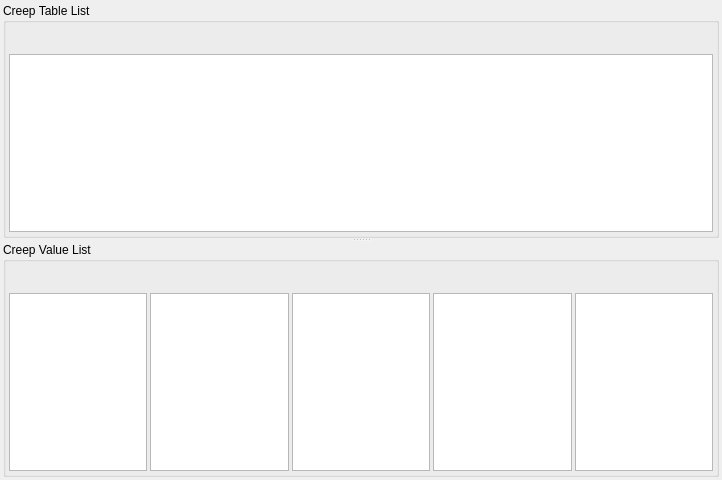
<?xml version="1.0" encoding="UTF-8"?>
<ui version="4.0">
 <class>STD_MatCreepWidget</class>
 <widget class="QWidget" name="STD_MatCreepWidget">
  <property name="geometry">
   <rect>
    <x>0</x>
    <y>0</y>
    <width>722</width>
    <height>480</height>
   </rect>
  </property>
  <property name="windowTitle">
   <string>Form</string>
  </property>
  <layout class="QGridLayout" name="gridLayout_3">
   <property name="leftMargin">
    <number>3</number>
   </property>
   <property name="topMargin">
    <number>3</number>
   </property>
   <property name="rightMargin">
    <number>3</number>
   </property>
   <property name="bottomMargin">
    <number>3</number>
   </property>
   <property name="spacing">
    <number>3</number>
   </property>
   <item row="0" column="0">
    <widget class="QSplitter" name="splitter">
     <property name="orientation">
      <enum>Qt::Vertical</enum>
     </property>
     <widget class="QGroupBox" name="gbCreepTable">
      <property name="title">
       <string>Creep Table List</string>
      </property>
      <layout class="QGridLayout" name="gridLayout">
       <property name="leftMargin">
        <number>3</number>
       </property>
       <property name="topMargin">
        <number>3</number>
       </property>
       <property name="rightMargin">
        <number>3</number>
       </property>
       <property name="bottomMargin">
        <number>3</number>
       </property>
       <property name="spacing">
        <number>3</number>
       </property>
       <item row="0" column="0">
        <widget class="RB_ToolButtonBar" name="tbbCreepTable" native="true">
         <property name="minimumSize">
          <size>
           <width>0</width>
           <height>25</height>
          </size>
         </property>
         <property name="maximumSize">
          <size>
           <width>16777215</width>
           <height>25</height>
          </size>
         </property>
        </widget>
       </item>
       <item row="1" column="0">
        <widget class="RB_TableView" name="tvCreepTable"/>
       </item>
      </layout>
     </widget>
     <widget class="QGroupBox" name="gbCreepValue">
      <property name="title">
       <string>Creep Value List</string>
      </property>
      <layout class="QGridLayout" name="gridLayout_2">
       <property name="leftMargin">
        <number>3</number>
       </property>
       <property name="topMargin">
        <number>3</number>
       </property>
       <property name="rightMargin">
        <number>3</number>
       </property>
       <property name="bottomMargin">
        <number>3</number>
       </property>
       <property name="spacing">
        <number>3</number>
       </property>
       <item row="0" column="0">
        <widget class="RB_ToolButtonBar" name="tbbRp10T100kh" native="true">
         <property name="minimumSize">
          <size>
           <width>0</width>
           <height>25</height>
          </size>
         </property>
         <property name="maximumSize">
          <size>
           <width>16777215</width>
           <height>25</height>
          </size>
         </property>
        </widget>
       </item>
       <item row="0" column="1">
        <widget class="RB_ToolButtonBar" name="tbbRp10T10kh" native="true">
         <property name="minimumSize">
          <size>
           <width>0</width>
           <height>25</height>
          </size>
         </property>
         <property name="maximumSize">
          <size>
           <width>16777215</width>
           <height>25</height>
          </size>
         </property>
        </widget>
       </item>
       <item row="0" column="2">
        <widget class="RB_ToolButtonBar" name="tbbRpT100kh" native="true">
         <property name="minimumSize">
          <size>
           <width>0</width>
           <height>25</height>
          </size>
         </property>
         <property name="maximumSize">
          <size>
           <width>16777215</width>
           <height>25</height>
          </size>
         </property>
        </widget>
       </item>
       <item row="0" column="3">
        <widget class="RB_ToolButtonBar" name="tbbRpT10kh" native="true">
         <property name="minimumSize">
          <size>
           <width>0</width>
           <height>25</height>
          </size>
         </property>
         <property name="maximumSize">
          <size>
           <width>16777215</width>
           <height>25</height>
          </size>
         </property>
        </widget>
       </item>
       <item row="0" column="4">
        <widget class="RB_ToolButtonBar" name="tbbRpT200kh" native="true">
         <property name="minimumSize">
          <size>
           <width>0</width>
           <height>25</height>
          </size>
         </property>
         <property name="maximumSize">
          <size>
           <width>16777215</width>
           <height>25</height>
          </size>
         </property>
        </widget>
       </item>
       <item row="1" column="0">
        <widget class="RB_TableView" name="tvRp10T100kh"/>
       </item>
       <item row="1" column="1">
        <widget class="RB_TableView" name="tvRp10T10kh"/>
       </item>
       <item row="1" column="2">
        <widget class="RB_TableView" name="tvRpT100kh"/>
       </item>
       <item row="1" column="3">
        <widget class="RB_TableView" name="tvRpT10kh"/>
       </item>
       <item row="1" column="4">
        <widget class="RB_TableView" name="tvRpT200kh"/>
       </item>
      </layout>
     </widget>
    </widget>
   </item>
  </layout>
 </widget>
 <customwidgets>
  <customwidget>
   <class>RB_ToolButtonBar</class>
   <extends>QWidget</extends>
   <header>rb_toolbuttonbar.h</header>
   <container>1</container>
  </customwidget>
  <customwidget>
   <class>RB_TableView</class>
   <extends>QTableView</extends>
   <header>rb_tableview.h</header>
  </customwidget>
 </customwidgets>
 <resources/>
 <connections/>
</ui>
